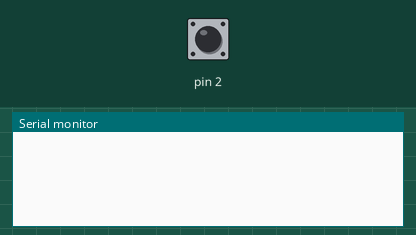
Simulated run of this sketch. Board: Arduino Uno, built with avr-gcc and run on an emulated ATmega328P. Shown: the last lines printed to the serial monitor. The test bench sets the inputs (shaded band); at power-on: pin 2 HIGH.

Above: at 1.2 s.
1.3 s: pin 2 pulled LOW for 0.15 s
At 2.1 s:
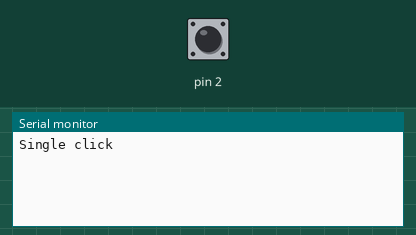
3.2 s: pin 2 pulled LOW for 1 s
At 5.2 s:
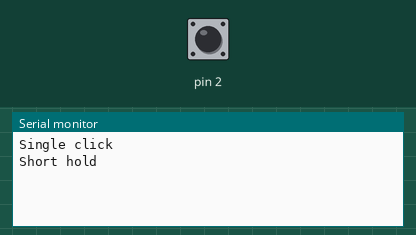
5.7 s: pin 2 pulled LOW for 3.2 s
At 10.0 s:
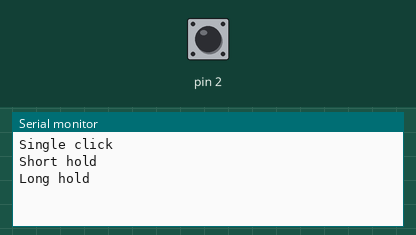
10.4 s: pin 2 pulsed LOW 2 times (0.12 s each, 0.3 s apart)
At 12.2 s:
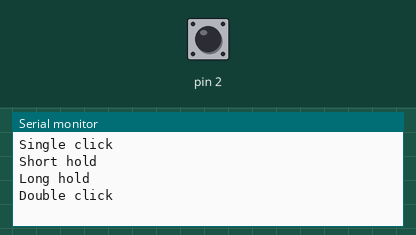

The sketch:

Button.ino
```cpp
// (licence header left out)
#include "Button.h"

BUTTON button(2); // Button connected to D2 pin.

void setup() {
  Serial.begin(9600);
}

void loop() {
  handleButton(button.clickType());
}

void handleButton(uint8_t clickType) {
  switch (clickType) {
    case 1:
      Serial.println("Single click");
      break;
    case 2:
      Serial.println("Double click");
      break;
    case 3:
      Serial.println("Short hold");
      break;
    case 4:
      Serial.println("Long hold");
      break;
    default:
      break;
  }
}
```

Button.cpp
```cpp
// (licence header left out)
#include "Button.h"

/*
  Constructor, initializes the button connected to the specified digital pin.
*/
BUTTON::BUTTON(uint8_t pin) {
  _pin = pin;
  pinMode(_pin, INPUT_PULLUP);
  _buttonState = true; // true = released
  _buttonStatePrev = true;
  _buttonChange = false;
  _buttonPressed = false;
  _buttonReleased = false;
  _tButtonChange = 0;
  _tButtonPress = 0;
  _tButtonPressPrev = 0;
  _tButtonRelease = 0;
}

/*
  Returns button's click type
  0 = No click
  1 = Single click
  2 = Double click
  3 = Short hold
  4 = Long hold
*/
uint8_t BUTTON::clickType() {
  uint8_t clickType = 0;
  _buttonStatePrev = _buttonState;
  _buttonState = digitalRead(_pin);

  // Detect button change
  if (_buttonState != _buttonStatePrev) {
    _buttonChange = true;
    _tButtonChange = millis();
  }

  // Debounce and determine whether the button was pressed or released
  if (_buttonChange == true && (millis() - _tButtonChange) > DEBOUNCE) {
    _buttonChange = false;
    if (_buttonState == false) {
      _buttonPressed = true;
      _buttonReleased = false;
      _tButtonPressPrev = _tButtonPress;
      _tButtonPress = millis();
    } else {
      _buttonReleased = true;
      _tButtonRelease = millis();
    }
  }

  // Distinguish between single and double click, short and long hold
  if (_buttonPressed == true && _buttonReleased == true) {
    if ((_tButtonPress - _tButtonPressPrev) < DOUBLE_CLICK) {
      clickType = 2; // Double click
      _buttonPressed = false;
      _buttonReleased = false;
    }
    if ((millis() - _tButtonPress) > DOUBLE_CLICK) {
      if ((_tButtonRelease - _tButtonPress) > LONG_HOLD) {
        clickType = 4; // Long hold
      } else if ((_tButtonRelease - _tButtonPress) > SHORT_HOLD) {
        clickType = 3; // Short hold
      } else {
        clickType = 1; // Single click
      }
      _buttonPressed = false;
      _buttonReleased = false;
    }
  }
  return clickType;
}
```

Button.h
```cpp
// (licence header left out)
#ifndef BUTTON_h
#define BUTTON_h

#include "Arduino.h"

#define DEBOUNCE 20 // 20ms
#define DOUBLE_CLICK 400 // max 0.4 sec between presses
#define SHORT_HOLD 1000 // at least 1 sec, max LONG_HOLD
#define LONG_HOLD 3000 // at least 3 sec

class BUTTON {
  public:
    BUTTON(uint8_t pin);
    uint8_t clickType();

  private:
    uint8_t _pin;
    bool _buttonState;
    bool _buttonStatePrev;
    bool _buttonChange;
    bool _buttonPressed;
    bool _buttonReleased;
    uint32_t _tButtonChange;
    uint32_t _tButtonPress;
    uint32_t _tButtonPressPrev;
    uint32_t _tButtonRelease;
};

#endif
```

Measured:
- after the input at 1.3 s, the serial monitor: prints a new line after 0.42 s (image 1)
- after the input at 3.2 s, the serial monitor: prints a new line after 1.0 s (image 2)
- after the input at 5.7 s, the serial monitor: prints a new line after 3.2 s (image 3)
- after the input at 10.4 s, the serial monitor: prints a new line after 0.44 s (image 4)
